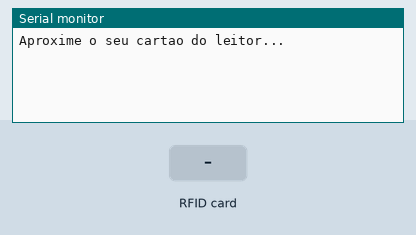
Recording of a sketch running on a simulated Arduino Uno, built with avr-gcc and run on an emulated ATmega328P. Shown: the last lines printed to the serial monitor. The inputs (shaded band) are chosen by the test bench.

Above: at 1.2 s.
1.3 s: RFID card F4 EC AE 2A held to the reader
At 1.9 s:
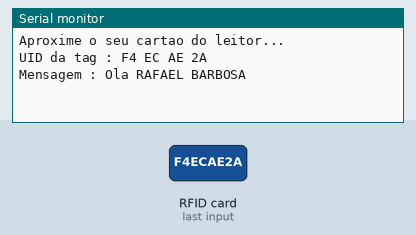
2.8 s: RFID card F7 9D A3 7A held to the reader
At 5.5 s:
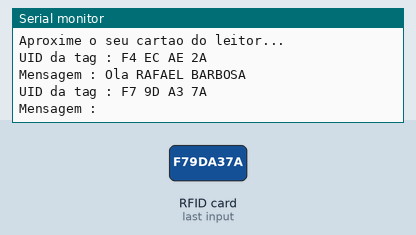
5.8 s: RFID card 5E 7A 19 C4 held to the reader
At 7.0 s:
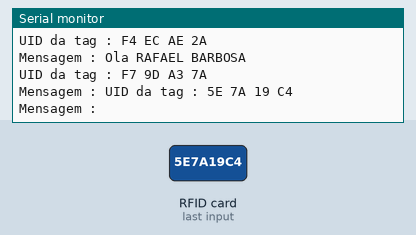

Measured:
- after the input at 1.3 s, the serial monitor: prints a new line at once (image 1)
- after the input at 2.8 s, the serial monitor: prints a new line after 1.5 s (image 2)
- after the input at 5.8 s, the serial monitor: prints a new line at once (image 3)

The sketch:

RFID_RC522.ino
```cpp
/***********************************************************************************************
 * EXEMPLO DE APLICAÇÃO USANDO MÓDULO RFID RC522                                               *
 * BY: LAB+ PROJETOS - 22.01.21 - UPDATE: 02.07.21                                             *
 ***********************************************************************************************/
#include <SPI.h>                                                          //Biblioteca para uso de Sinal Periférico
#include <MFRC522.h>                                                      //Biblioteca para uso do MFRC522
#define SS_PIN 10                                                         //Define o Pino 10 para dar o sinal periférico
#define RST_PIN 9                                                         //Define o Pino 9 para ser reset em casos de erros
MFRC522 mfrc522(SS_PIN, RST_PIN);                                         //Cria o objeto MFRC522 e define os pinos declarados
char st[20];
String conteudo= "";                                                      //Variável para ler o que tem na tag
byte letra;

void setup()
{
  Serial.begin(9600);                                                     //Monitor Serial
  SPI.begin();                                                            //Inicia SPI bus
  mfrc522.PCD_Init();                                                     //Inicia o MFRC522
  Serial.println("Aproxime o seu cartao do leitor...");                   //Exibe o texto na Serial
  Serial.println();                                                       //Exibe o texto na Serial
}

void loop()
{
  if ( ! mfrc522.PICC_IsNewCardPresent())                                 //Se não tiver nenhuma tag nova: (! NÃO Lógico)
  {
    return;
  }

  if ( ! mfrc522.PICC_ReadCardSerial())                                   //Se não for selecionada uma tag: (! NÃO Lógico)
  {
    return;
  }
Serial.print("UID da tag :");                                             //Exibe o texto na Serial
for (byte i = 0; i < mfrc522.uid.size; i++)                               //Compara o tamanho para formar o UID da tag
{
  Serial.print(mfrc522.uid.uidByte[i] < 0x10 ? " 0" : " ");               //Exibe o texto na Serial
  Serial.print(mfrc522.uid.uidByte[i], HEX);                              //Exibe o texto na Serial
  conteudo.concat(String(mfrc522.uid.uidByte[i] < 0x10 ? " 0" : " "));    //Concatena a string e forma o conteúdo da tag
  conteudo.concat(String(mfrc522.uid.uidByte[i], HEX));                   //Concatena a string e forma o conteúdo da tag
}
Serial.println();                                                         //Exibe o texto na Serial
Serial.print("Mensagem : ");                                              //Exibe o texto na Serial
conteudo.toUpperCase();                                                   //Obtém o valor em Maiúsculo para a variável conteúdo
if (conteudo.substring(1) == "F4 EC AE 2A")                               //Se o conteúdo for F4 EC AE 2A
{
  Serial.println("Ola RAFAEL BARBOSA");                                   //Exibe o texto na Serial
  Serial.println();                                                       //Exibe o texto na Serial
  delay(3000);                                                            //Aguarda 3s.
}

if (conteudo.substring(1) == "F7 9D A3 7A")                               //Se o conteúdo for F7 9D A3 7A
{
  Serial.println("Ola LAB+ PROJETOS");                                    //Exibe o texto na Serial
  Serial.println();                                                       //Exibe o texto na Serial
  delay(3000);                                                            //Aguarda 3s.
}
}
```
